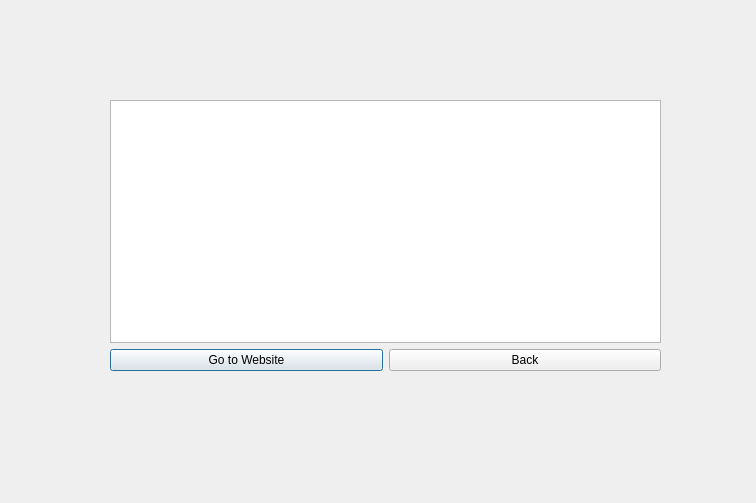
<?xml version="1.0" encoding="UTF-8"?>
<ui version="4.0">
 <class>NodeDetl</class>
 <widget class="QDialog" name="NodeDetl">
  <property name="geometry">
   <rect>
    <x>0</x>
    <y>0</y>
    <width>756</width>
    <height>503</height>
   </rect>
  </property>
  <property name="windowTitle">
   <string>Dialog</string>
  </property>
  <widget class="QWidget" name="verticalLayoutWidget">
   <property name="geometry">
    <rect>
     <x>110</x>
     <y>100</y>
     <width>551</width>
     <height>271</height>
    </rect>
   </property>
   <layout class="QVBoxLayout" name="verticalLayout">
    <item>
     <widget class="QTextBrowser" name="textBrowser">
      <property name="html">
       <string>&lt;!DOCTYPE HTML PUBLIC &quot;-//W3C//DTD HTML 4.0//EN&quot; &quot;http://www.w3.org/TR/REC-html40/strict.dtd&quot;&gt;
&lt;html&gt;&lt;head&gt;&lt;meta name=&quot;qrichtext&quot; content=&quot;1&quot; /&gt;&lt;meta charset=&quot;utf-8&quot; /&gt;&lt;style type=&quot;text/css&quot;&gt;
p, li { white-space: pre-wrap; }
&lt;/style&gt;&lt;/head&gt;&lt;body style=&quot; font-family:'Segoe UI'; font-size:9pt; font-weight:400; font-style:normal;&quot;&gt;
&lt;p style=&quot;-qt-paragraph-type:empty; margin-top:12px; margin-bottom:12px; margin-left:0px; margin-right:0px; -qt-block-indent:0; text-indent:0px;&quot;&gt;&lt;br /&gt;&lt;/p&gt;&lt;/body&gt;&lt;/html&gt;</string>
      </property>
     </widget>
    </item>
    <item>
     <layout class="QHBoxLayout" name="horizontalLayout">
      <item>
       <widget class="QPushButton" name="pushButton_2">
        <property name="text">
         <string>Go to Website</string>
        </property>
       </widget>
      </item>
      <item>
       <widget class="QPushButton" name="pushButton">
        <property name="text">
         <string>Back</string>
        </property>
       </widget>
      </item>
     </layout>
    </item>
   </layout>
  </widget>
 </widget>
 <resources/>
 <connections/>
</ui>
